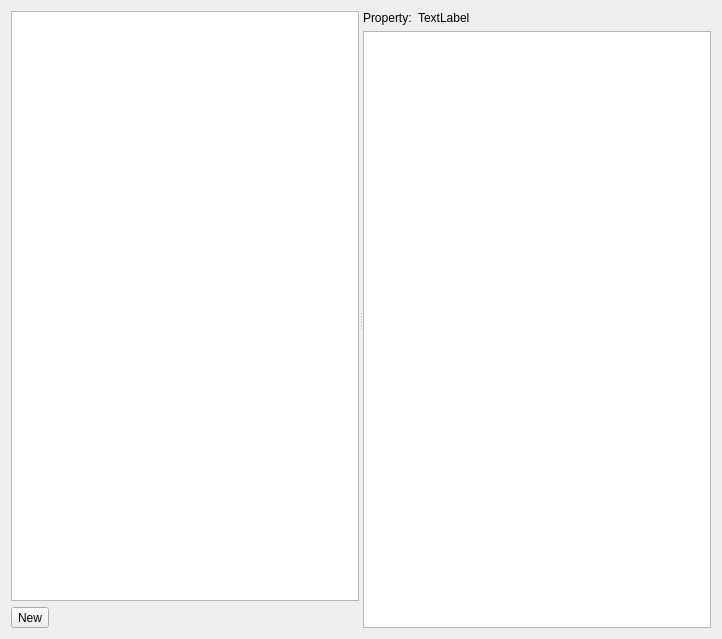
<?xml version="1.0" encoding="UTF-8"?>
<ui version="4.0">
 <class>Form</class>
 <widget class="QWidget" name="Form">
  <property name="geometry">
   <rect>
    <x>0</x>
    <y>0</y>
    <width>722</width>
    <height>639</height>
   </rect>
  </property>
  <property name="windowTitle">
   <string>Form</string>
  </property>
  <layout class="QVBoxLayout" name="verticalLayout_2">
   <item>
    <widget class="QSplitter" name="splitter">
     <property name="orientation">
      <enum>Qt::Orientation::Horizontal</enum>
     </property>
     <widget class="QWidget" name="verticalLayoutWidget">
      <layout class="QVBoxLayout" name="verticalLayout">
       <item>
        <widget class="PropertyTable" name="tv_properties">
         <property name="contextMenuPolicy">
          <enum>Qt::ContextMenuPolicy::CustomContextMenu</enum>
         </property>
         <property name="selectionMode">
          <enum>QAbstractItemView::SelectionMode::ExtendedSelection</enum>
         </property>
         <property name="selectionBehavior">
          <enum>QAbstractItemView::SelectionBehavior::SelectRows</enum>
         </property>
         <property name="sortingEnabled">
          <bool>true</bool>
         </property>
         <attribute name="horizontalHeaderStretchLastSection">
          <bool>true</bool>
         </attribute>
        </widget>
       </item>
       <item>
        <widget class="QToolButton" name="tb_new">
         <property name="text">
          <string>New</string>
         </property>
         <property name="toolButtonStyle">
          <enum>Qt::ToolButtonStyle::ToolButtonIconOnly</enum>
         </property>
         <property name="arrowType">
          <enum>Qt::ArrowType::NoArrow</enum>
         </property>
        </widget>
       </item>
      </layout>
     </widget>
     <widget class="QWidget" name="verticalLayoutWidget_2">
      <layout class="QVBoxLayout" name="verticalLayout_3">
       <item>
        <layout class="QFormLayout" name="formLayout">
         <item row="0" column="0">
          <widget class="QLabel" name="lb_property">
           <property name="text">
            <string>Property:</string>
           </property>
          </widget>
         </item>
         <item row="0" column="1">
          <widget class="QLabel" name="lb_property_name">
           <property name="text">
            <string>TextLabel</string>
           </property>
          </widget>
         </item>
        </layout>
       </item>
       <item>
        <widget class="ClassTable" name="tv_classes">
         <property name="contextMenuPolicy">
          <enum>Qt::ContextMenuPolicy::CustomContextMenu</enum>
         </property>
         <property name="selectionMode">
          <enum>QAbstractItemView::SelectionMode::ExtendedSelection</enum>
         </property>
         <property name="selectionBehavior">
          <enum>QAbstractItemView::SelectionBehavior::SelectRows</enum>
         </property>
         <property name="sortingEnabled">
          <bool>true</bool>
         </property>
         <attribute name="horizontalHeaderShowSortIndicator" stdset="0">
          <bool>true</bool>
         </attribute>
         <attribute name="horizontalHeaderStretchLastSection">
          <bool>true</bool>
         </attribute>
        </widget>
       </item>
      </layout>
     </widget>
    </widget>
   </item>
  </layout>
 </widget>
 <customwidgets>
  <customwidget>
   <class>PropertyTable</class>
   <extends>QTableView</extends>
   <header>bsdd_gui.module.property_table_widget.views</header>
  </customwidget>
  <customwidget>
   <class>ClassTable</class>
   <extends>QTableView</extends>
   <header>bsdd_gui.module.property_table_widget.views</header>
  </customwidget>
 </customwidgets>
 <resources/>
 <connections/>
</ui>
